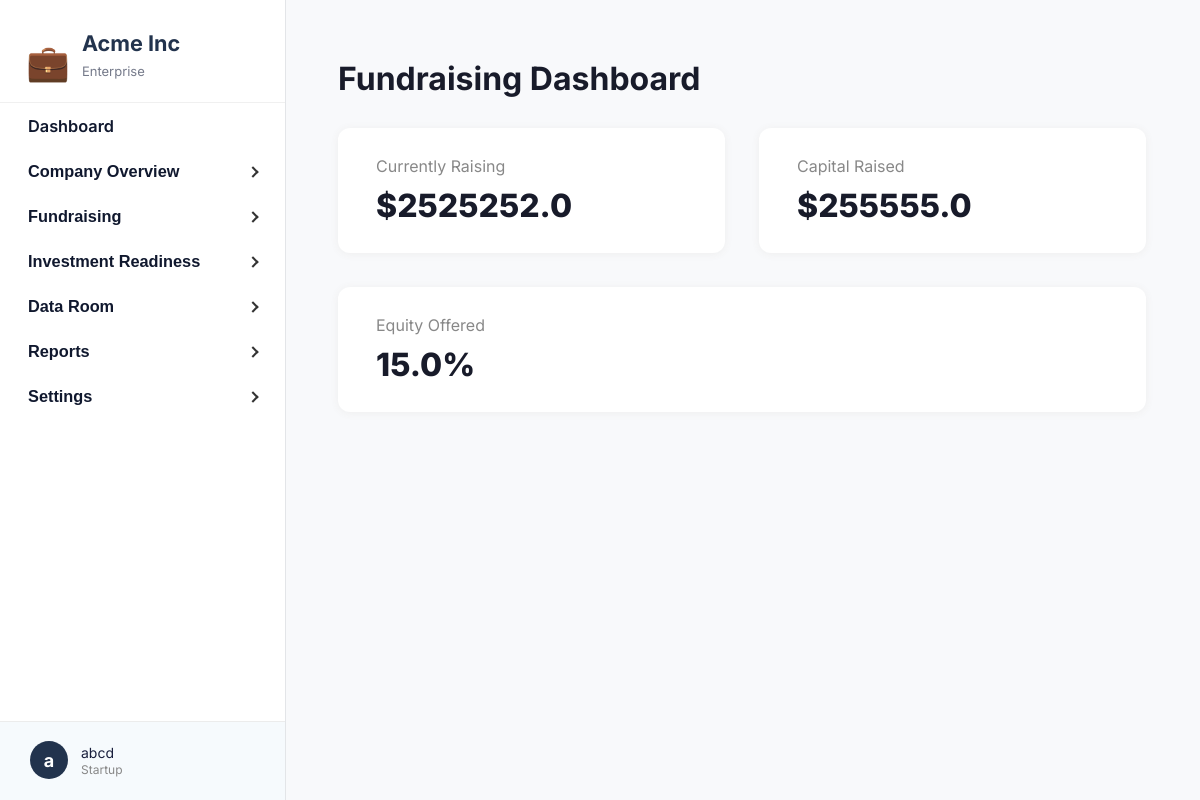
The app's page /api/startup/fundraising/dashboard/ (signed in) with its own data.
### core/models.py (models this page shows, shortened)
class StartupProfile(models.Model):
    user = models.OneToOneField(User, on_delete=models.CASCADE, related_name='startup_profile')
    startup_name = models.CharField(max_length=150)
    role = models.CharField(max_length=100)
    email = models.EmailField()
    website = models.CharField(max_length=255)
    heard_about = models.CharField(max_length=50)
    description = models.TextField()
    audience = models.TextField()
    tech_component = models.TextField()
    your_edge = models.TextField()
    pitch_deck_url = models.CharField(max_length=255)
    startup_stage = models.CharField(max_length=50)
    problem = models.TextField()
    solution = models.TextField()
    market_research = models.CharField(max_length=20)
    business_model_mind = models.CharField(max_length=50)
    working_time = models.CharField(max_length=50)
    cofounder = models.CharField(max_length=20)
    support_needed = models.TextField()
    has_mvp = models.CharField(max_length=10)
    tested_with_customers = models.CharField(max_length=10)
    funding_source = models.CharField(max_length=100)
    early_users = models.CharField(max_length=10)
    generated_revenue = models.CharField(max_length=20)
    stage3_challenges = models.TextField()
    stage3_support = models.TextField()
    business_model = models.TextField()
    paying_customers = models.CharField(max_length=50)
    annual_revenue_4 = models.CharField(max_length=50)
    external_funding = models.CharField(max_length=50)
    acquisition_strategies = models.TextField()
    team_size = models.CharField(max_length=50)
    stage4_challenges = models.TextField()
    stage4_support = models.TextField()
    annual_revenue_5 = models.CharField(max_length=50)
    active_customers_5 = models.CharField(max_length=50)
    markets_operating = models.CharField(max_length=100)
    expansion_plans = models.TextField()
    stage5_challenges = models.TextField()
    is_approved = models.BooleanField(default=False)
    is_onboarded = models.BooleanField(default=False)
    complete_profile_submitted = models.BooleanField(default=False)
    submitted_at = models.DateTimeField(auto_now_add=True)
    arr = models.FloatField(
        null=True, blank=True, verbose_name="Annual Recurring Revenue (ARR)"
    )
    arpu = models.FloatField(
        null=True, blank=True, verbose_name="Average Revenue Per User (ARPU)"
    )
    monthly_burn = models.FloatField(null=True, blank=True)
    cash_balance = models.FloatField(null=True, blank=True)
    ltv_cac_ratio = models.FloatField(null=True, blank=True)
    operating_expenses = models.FloatField(null=True, blank=True)
    debt_obligations = models.TextField(null=True, blank=True)
    capital_raised = models.FloatField(null=True, blank=True)
    currently_raising = models.FloatField(null=True, blank=True)
    equity_offered = models.FloatField(null=True, blank=True)
    financial_forecast = models.FileField(
        upload_to='financial_forecasts/', null=True, blank=True
    )

### core/views.py (the view)
# urls.py: path('startup/fundraising/dashboard/', startup_fundraising_dashboard, name='startup_fundraising_dashboard'),
@login_required
def startup_fundraising_dashboard(request):
    profile = request.user.startup_profile
    context = {
        'currently_raising': profile.currently_raising,
        'capital_raised': profile.capital_raised,
        'equity_offered': profile.equity_offered,
    }
    if request.headers.get("HX-Request") == "true":
        return render(request, "startup_partials/startup_fundraising_dashboard_partial.html", context)
    else:
        return render(request, "startup_fundraising_dashboard.html", context)

### core/templates/startup_fundraising_dashboard.html (shortened to what this page needs)
{% extends "startup_base.html" %}
{% block content %}
<h1 style="font-weight:700; margin-bottom:30px;">Fundraising Dashboard</h1>
<div style="display:flex; gap:34px; flex-wrap:wrap;">
    <div style="background:#fff; border-radius:12px; box-shadow:0 1px 8px #eee; padding:28px 38px; flex:1; min-width:200px;">
        <div style="color:#888;">Currently Raising</div>
        <div style="font-size:2rem; font-weight:800; margin-top:10px;">${{ currently_raising|default:"0" }}</div>
    </div>
    <div style="background:#fff; border-radius:12px; box-shadow:0 1px 8px #eee; padding:28px 38px; flex:1; min-width:200px;">
        <div style="color:#888;">Capital Raised</div>
        <div style="font-size:2rem; font-weight:800; margin-top:10px;">${{ capital_raised|default:"0" }}</div>
    </div>
    <div style="background:#fff; border-radius:12px; box-shadow:0 1px 8px #eee; padding:28px 38px; flex:1; min-width:200px;">
        <div style="color:#888;">Equity Offered</div>
        <div style="font-size:2rem; font-weight:800; margin-top:10px;">{{ equity_offered|default:"0" }}%</div>
    </div>
</div>
{% endblock %}

### core/templates/startup_base.html (shortened to what this page needs)
{% load static %}
<!DOCTYPE html>
<html lang="en">
<head>
</head>
<body>
<div class="layout">
    <nav class="sidebar">
        <div class="logo-box">
            <span class="logo-icon">&#128188;</span>
            <div>
                <div class="sidebar-title">Acme Inc</div>
                <div class="sidebar-subtitle">Enterprise</div>
            </div>
        </div>
        <div class="sidebar-content">
            <ul class="sidebar-nav">
                <li>
                    <a href="{% url 'startup_dashboard' %}" class="sidebar-link {% if section == 'dashboard' %}active{% endif %}">Dashboard</a>
                </li>
                <li>
                    <button class="sidebar-toggle {% if section == 'company' %}active{% endif %}" aria-expanded="false" type="button">
                        Company Overview
                        <span class="arrow"></span>
                    </button>
                </li>
                <li>
                    <button class="sidebar-toggle" aria-expanded="false" type="button">
                        Fundraising
                        <span class="arrow"></span>
                    </button>
                </li>
                <li>
                    <button class="sidebar-toggle" aria-expanded="false" type="button">
                        Investment Readiness
                        <span class="arrow"></span>
                    </button>
                </li>
                <li>
                    <button class="sidebar-toggle" aria-expanded="false" type="button">
                        Data Room
                        <span class="arrow"></span>
                    </button>
                </li>
                <li>
                    <button class="sidebar-toggle" aria-expanded="false" type="button">
                        Reports
                        <span class="arrow"></span>
                    </button>
                </li>
                <li>
                    <button class="sidebar-toggle" aria-expanded="false" type="button">
                        Settings
                        <span class="arrow"></span>
                    </button>
                </li>
            </ul>
        </div>
        <div class="sidebar-footer" id="sidebar-footer">
            <div class="sidebar-footer-circle">{{ request.user.first_name|default:"N"|slice:":1" }}</div>
            <div class="sidebar-footer-details">
                <span>{{ request.user.get_full_name|default:request.user.username }}</span>
                <small>Startup</small>
            </div>
        </div>
    </nav>
    <div id="main-content" class="main-content">
        {% block content %}{% endblock %}
    </div>
</div>
</body>
</html>

### core/templates/startup_base.html (style rules this page uses)
html, body { height: 100%; margin: 0; }
body { font-family: 'Inter', sans-serif; background: #f8f9fb; color: #181b2a; height: 100vh; }
.layout { display: flex; min-height: 100vh; }
.sidebar { width: 285px; background: #fff; border-right: 1.5px solid #e3e5e8; padding: 0; position: relative; display: flex; flex-direction: column; height: 100vh; }
.sidebar .logo-box { padding: 30px 26px 8px 26px; display: flex; align-items: center; gap: 12px; flex-shrink: 0; background: #fff; border-bottom: 1px solid #f0f0f0; }
.sidebar-content { flex: 1; overflow-y: auto; padding-bottom: 80px; }
.sidebar .logo-icon { font-size: 2.2rem; color: #22284b; }
.sidebar-title { font-weight: 700; font-size: 1.35rem; color: #22334d; margin-bottom: 7px; }
.sidebar-subtitle { font-size: 13px; color: #757a8a; margin-bottom: 15px; }
.sidebar-nav { padding: 0; margin: 0 0 30px 0; list-style: none; }
.sidebar-link, .sidebar-toggle { display: flex; align-items: center; gap: 8px; padding: 13px 28px; color: #10182e; text-decoration: none; font-weight: 600; font-size: 1.02rem; border: none; background: none; cursor: pointer; width: 100%; outline: none; transition: all 0.2s cubic-bezier(0.4, 0, 0.2, 1); border-radius: 0 16px 16px 0; margin-right: 4px; position: relative; }
.sidebar-toggle .arrow { margin-left: auto; transition: transform 0.3s cubic-bezier(0.4, 0, 0.2, 1); }
.sidebar-footer { position: absolute; left: 0; bottom: 0; width: 100%; padding: 19px 24px 21px 30px; border-top: 1px solid #ececec; background: #f6fafd; display: flex; align-items: center; gap: 13px; cursor: pointer; z-index: 10; box-sizing: border-box; transition: all 0.2s cubic-bezier(0.4, 0, 0.2, 1); }
.sidebar-footer-circle { width: 38px; height: 38px; border-radius: 50%; background: #22334d; color: #fff; display: flex; align-items: center; justify-content: center; font-size: 18px; font-weight: 700; transition: all 0.2s cubic-bezier(0.4, 0, 0.2, 1); }
.sidebar-footer-details { display: flex; flex-direction: column; gap: 1px; }
.sidebar-footer-details span { font-size: 14px; color: #191f3d; transition: color 0.2s cubic-bezier(0.4, 0, 0.2, 1); }
.sidebar-footer-details small { font-size: 12px; color: #888; transition: color 0.2s cubic-bezier(0.4, 0, 0.2, 1); }
.main-content { flex: 1; padding: 38px 54px 44px 52px; }
.arrow { display: inline-block; width: 6px; height: 6px; border-top: 2px solid #333; border-right: 2px solid #333; transform: rotate(45deg); margin-left: auto; transition: transform 0.3s cubic-bezier(0.4, 0, 0.2, 1); }

### records on screen
StartupProfile: currently_raising "2525252.0", capital_raised "255555.0", equity_offered "15.0"

### other values on screen
{{ request.user.first_name|default:"N"|slice:":1" }} "a"
{{ request.user.get_full_name|default:request.user.username }} "abcd"
